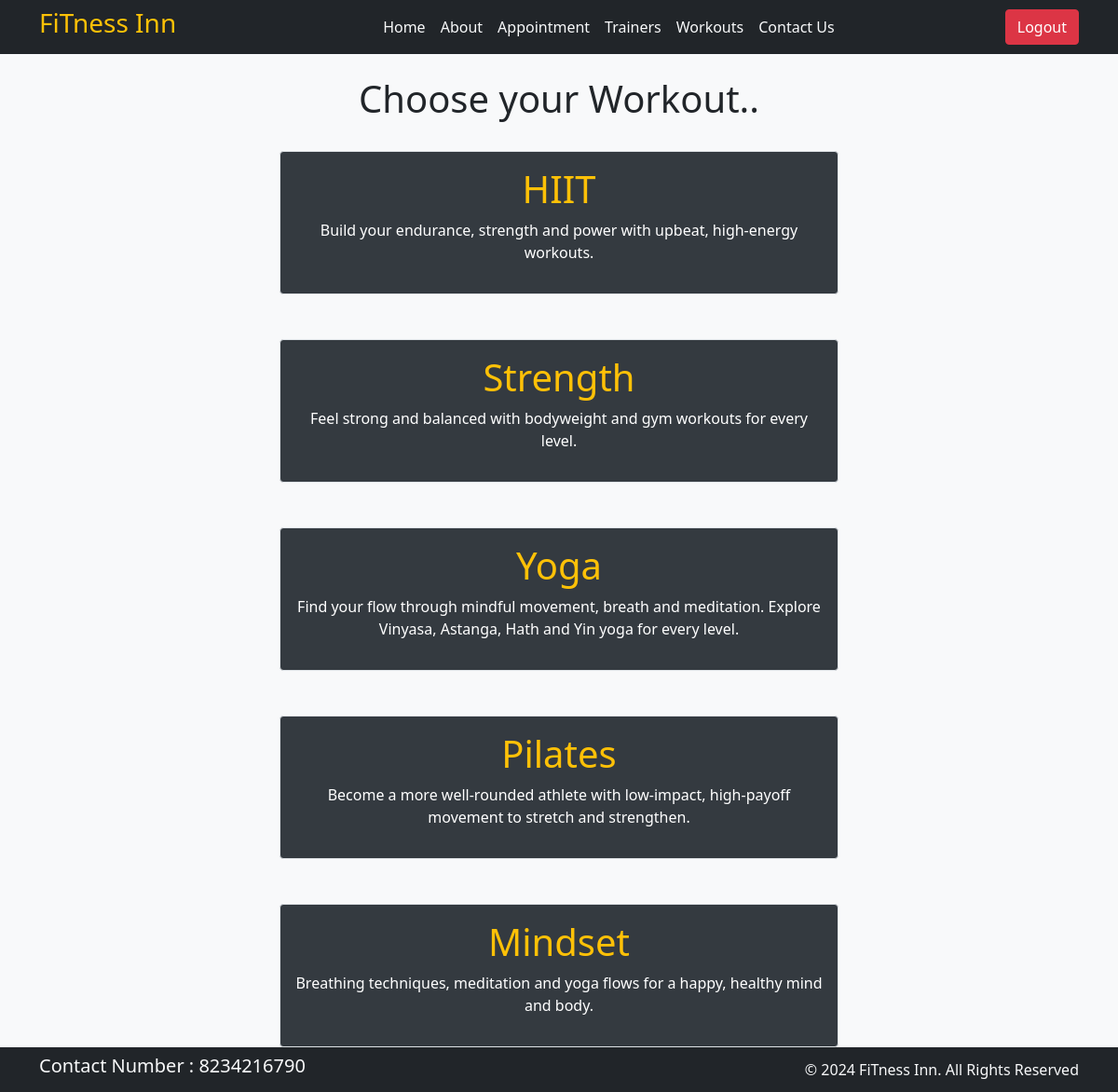
The app's page /workouts/ (signed in) with its own data.
### main/models.py (models this page shows, shortened)
class Workout(models.Model):
    workout_name = models.CharField(max_length=100)
    workout_description = models.TextField()

### main/views.py (the view)
# urls.py: path('workouts/', views.workouts, name='workouts'),
@login_required
def workouts(request):
    dict_workouts = {
        'workouts': Workout.objects.all()
    }
    return render(request, 'workouts.html', dict_workouts)

### templates/workouts.html (shortened to what this page needs)
{% extends 'base.html' %}
{% block content %}
<h1 class="text-center p-4">Choose your Workout..</h1>
{% for w in workouts %}
<div
  class="mx-auto w-50 text-center  p-3 mb-5 border rounded"
  style="background-color: #343a40"
>
  <h1 class="text-warning">{{w.workout_name}}</h1>
  <p class="text-white" >{{w.workout_description}}</p>
</div>
{% endfor %}
{% endblock %}

### records on screen
Workout: workout_name "HIIT", workout_description "Build your endurance, strength and power with upbeat, high-energy workouts."
Workout: workout_name "Strength", workout_description "Feel strong and balanced with bodyweight and gym workouts for every level."
Workout: workout_name "Yoga", workout_description "Find your flow through mindful movement, breath and meditation. Explore Vinyasa, Astanga, Hath and Yin yoga for every level."
Workout: workout_name "Pilates", workout_description "Become a more well-rounded athlete with low-impact, high-payoff movement to stretch and strengthen."
Workout: workout_name "Mindset", workout_description "Breathing techniques, meditation and yoga flows for a happy, healthy mind and body."
